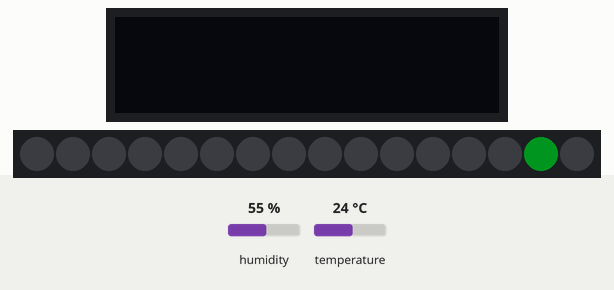
This sketch was run on a simulated ESP32. On the bench: 128×32 one-colour display, 16 RGB LEDs in strip order, left to right. Inputs (shaded band) come from the test bench; at power-on: temperature 24 °C, humidity 55 %. Dim RGB values are drawn brighter than linear; what the sketch prints to the serial monitor is not drawn.

Above: at 1.45 s.
1.5 s: temperature set to 12 °C
At 3.02 s:
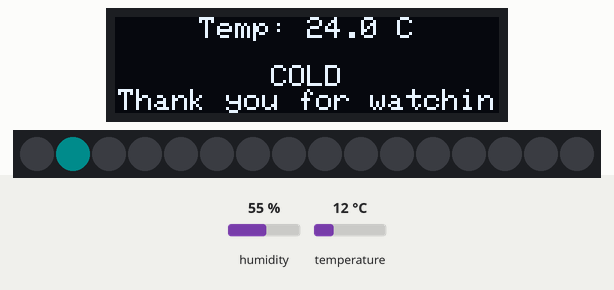
3.2 s: temperature set to 33 °C
At 4.53 s:
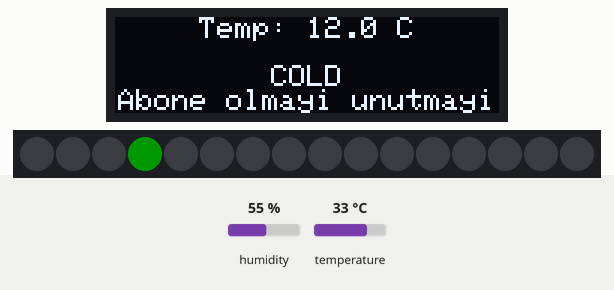
5.8 s: temperature set to 30.5 °C
At 7.02 s:
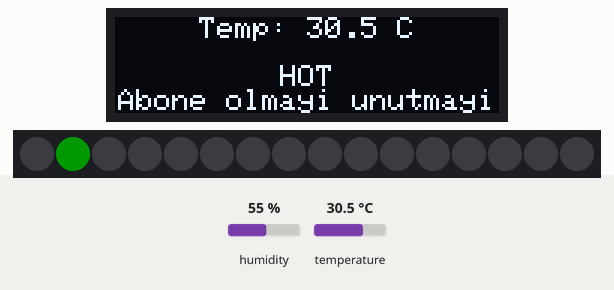
7.8 s: temperature set to 29.3 °C
At 9.02 s:
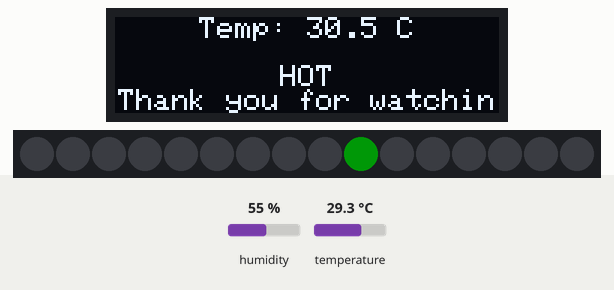
11.9 s: temperature set to 0 °C
At 13.02 s:
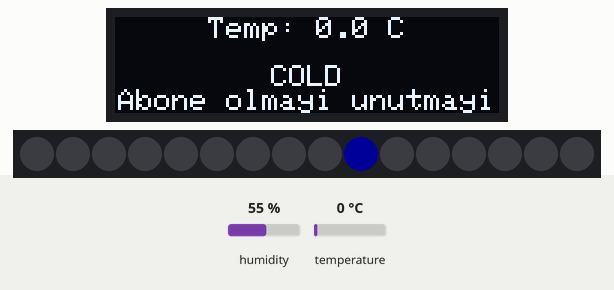
13.8 s: temperature set to 12 °C
At 15.02 s:
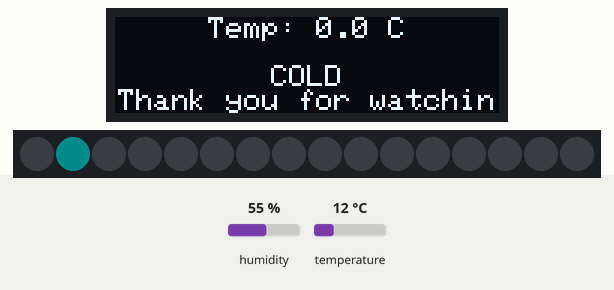

Measured:
- the behaviour switches between 30 and 29.9 °C on temperature (found by bisection; images 3 and 4)
- after the input at 11.9 s, the display: first differs from a run without the input after 0.19 s (image 5 shows a later state)

The sketch:

SmartCupStand.ino
```cpp
#define ESP32_ARDUINO_NO_RGB_BUILTIN

#include <Wire.h>
#include <Adafruit_AHTX0.h>
#include <Adafruit_GFX.h>
#include <Adafruit_SSD1306.h>
#include <FastLED.h>

///// PIN AYARLARI /////
#define I2C_SDA 8
#define I2C_SCL 9

#define LED_PIN 6
#define NUM_LEDS 16
#define LED_BRIGHTNESS 40

#define SCREEN_WIDTH 128
#define SCREEN_HEIGHT 32
#define OLED_RESET -1

Adafruit_AHTX0 aht;
Adafruit_SSD1306 display(SCREEN_WIDTH, SCREEN_HEIGHT, &Wire, OLED_RESET);

CRGB leds[NUM_LEDS];

// ---- I2C scanner (returns 0 if none found) ----
uint8_t scanI2C() {
  Wire.begin(I2C_SDA, I2C_SCL);
  Wire.setClock(100000);
  Serial.println("I2C scan start...");
  uint8_t found = 0;
  for (uint8_t addr = 1; addr < 127; addr++) {
    Wire.beginTransmission(addr);
    uint8_t err = Wire.endTransmission();
    if (err == 0) {
      Serial.printf("I2C device found at 0x%02X\n", addr);
      found = addr;
      if (addr == 0x3C || addr == 0x3D) return addr;
    }
  }
  return found;
}

// sıcaklığa göre renk üret
CRGB tempToColor(float tC) {
  float v = constrain(tC, 0, 80);
  uint8_t hue = map(v, 0, 80, 160, 0);
  return CHSV(hue, 255, 200);
}

// animasyon: sırayla LED yanma
int currentIndex = 0;
unsigned long animTimer = 0;
void animateLeds(float tC) {
  if (millis() - animTimer < 80) return;
  animTimer = millis();

  CRGB color = tempToColor(tC);
  fill_solid(leds, NUM_LEDS, CRGB::Black);
  leds[currentIndex] = color;
  FastLED.show();

  currentIndex++;
  if (currentIndex >= NUM_LEDS) currentIndex = 0;
}

void setup() {
  Serial.begin(115200);
  delay(200);

  uint8_t i2cAddr = scanI2C();
  if (i2cAddr == 0) {
    Serial.println("No I2C devices found!");
    FastLED.addLeds<WS2812B, LED_PIN, GRB>(leds, NUM_LEDS);
    FastLED.setBrightness(LED_BRIGHTNESS);
    while (1) {
      fill_solid(leds, NUM_LEDS, CRGB::Red);
      FastLED.show(); delay(300);
      fill_solid(leds, NUM_LEDS, CRGB::Black);
      FastLED.show(); delay(300);
    }
  }

  if (!display.begin(SSD1306_SWITCHCAPVCC, i2cAddr)) {
    Serial.println("Display init failed.");
    while (1);
  }

  display.clearDisplay();
  display.setTextSize(1);
  display.setTextColor(SSD1306_WHITE);

  if (!aht.begin()) {
    Serial.println("AHT10 not found (continue)");
  } else {
    Serial.println("AHT10 OK");
  }

  FastLED.addLeds<WS2812B, LED_PIN, GRB>(leds, NUM_LEDS);
  FastLED.setBrightness(LED_BRIGHTNESS);
  fill_solid(leds, NUM_LEDS, CRGB::Black);
  FastLED.show();
}

unsigned long sensorTimer = 0;
unsigned long messageTimer = 0;

float lastTemp = 25;
int messageIndex = 0;

// ---- ORTALAMA FONKSİYONU ----
void centerText(const char* text, int y) {
  int16_t x1, y1;
  uint16_t w, h;
  display.getTextBounds(text, 0, 0, &x1, &y1, &w, &h);
  int x = (128 - w) / 2;
  display.setCursor(x, y);
}

void loop() {

  // --- HER 1 SANIYE SICAKLIK OKU ---
  if (millis() - sensorTimer >= 1000) {
    sensorTimer = millis();

    sensors_event_t humidity, tempEv;
    if (aht.getEvent(&humidity, &tempEv)) {
      lastTemp = tempEv.temperature;
    }

    Serial.printf("Temp: %.1f C\n", lastTemp);
  }

  // --- OLED EKRANI HER 1.5 SN'DE GÜNCELLE ---
  if (millis() - messageTimer >= 1500) {
    messageTimer = millis();

    display.clearDisplay();

    // ÜST SATIR: SICAKLIK
    char tempStr[20];
    snprintf(tempStr, sizeof(tempStr), "Temp: %.1f C", lastTemp);
    centerText(tempStr, 0);
    display.print(tempStr);

    // ALT SATIR: HOT / COLD + mesajlar dönüşümlü
    display.setCursor(0, 16);
    if (lastTemp >= 30) {
      centerText("HOT", 16);
      display.print("HOT");
    } else {
      centerText("COLD", 16);
      display.print("COLD");
    }

    // Ek mesajlar dönüşümlü olarak 2. satıra ekleniyor
    display.setCursor(0, 24);

    if (messageIndex == 0) {
      centerText("Thank you for watching", 24);
      display.print("Thank you for watching");
    }
    else if (messageIndex == 1) {
      centerText("Abone olmayi unutmayin!", 24);
      display.print("Abone olmayi unutmayin!");
    }

    messageIndex++;
    if (messageIndex > 1) messageIndex = 0;

    display.display();
  }

  // LED animasyonu sürekli çalışacak
  animateLeds(lastTemp);
}
```
